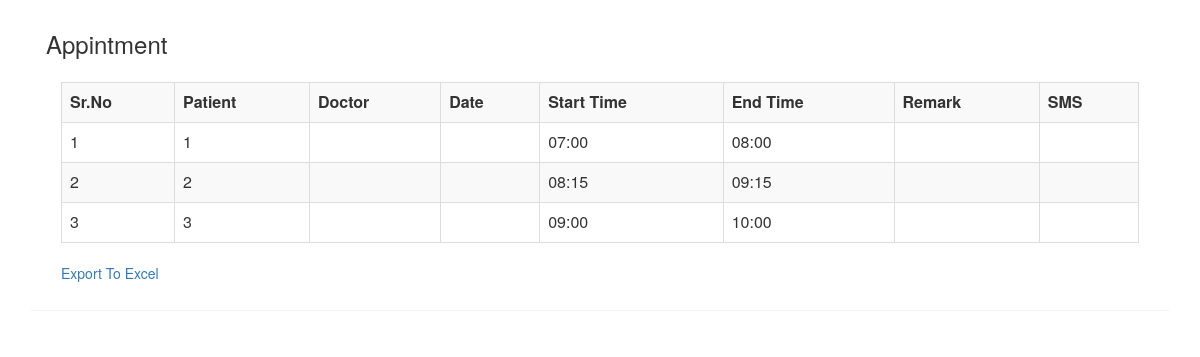
Before: /hms/dashboard/Appointment/exceallappointmentindex.php (signed in) with the older database file.
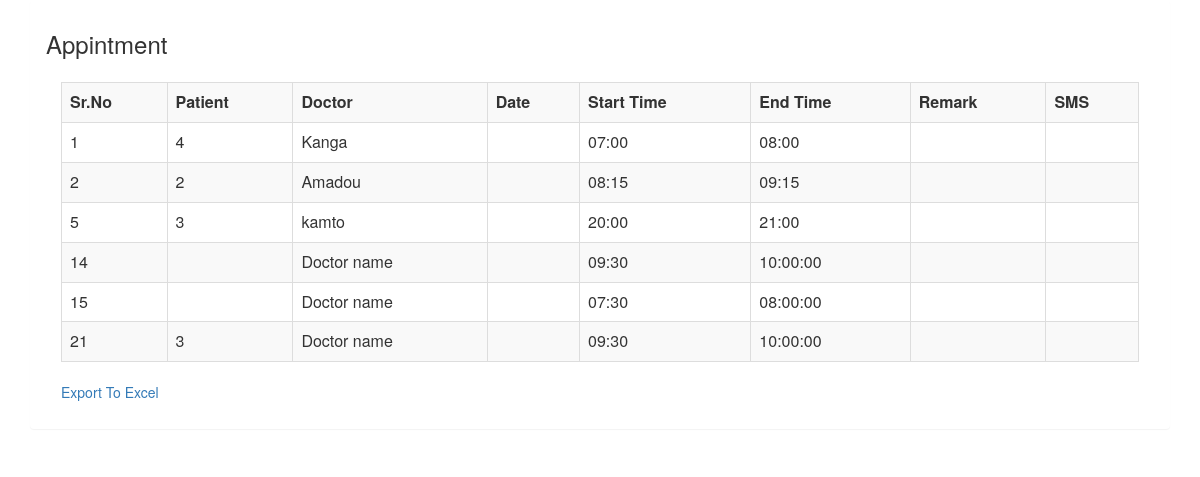
After: the same page with the newer database file.
### tables this page shows
CREATE TABLE IF NOT EXISTS `addappointment` (
  `id` int(20) NOT NULL AUTO_INCREMENT,
  `patient` varchar(25) DEFAULT NULL,
  `name` varchar(80) DEFAULT NULL,
  `phone` int(11) DEFAULT NULL,
  `email` varchar(100) DEFAULT NULL,
  `doctor` varchar(25) NOT NULL,
  `app_date` varchar(50) NOT NULL,
  `starttime` varchar(100) DEFAULT NULL,
  `endtime` varchar(100) DEFAULT NULL,
  `remark` varchar(255) DEFAULT NULL,
  `sms` enum('0','1') NOT NULL DEFAULT '0',
  `app_status` enum('upcoming','perceived','cancelled') NOT NULL DEFAULT 'upcoming',
  PRIMARY KEY (`id`)
);

### hms/dashboard/Appointment/exceallappointmentindex.php (the view, shortened to what this page needs)
<?php
include("../inc/connect.php") ;
$query=mysqli_query($db_connect, "SELECT * FROM addappointment")or die (mysqli_error($db_connect));
?>
<html>
<head>
<link rel="stylesheet" href="https://maxcdn.bootstrapcdn.com/bootstrap/3.3.7/css/bootstrap.min.css">
</head>
<body>
<div class="container">
  <div class="panel">
    <div class="panel-heading">
      <h3>Appintment</h3>
      <div class="panel-body">
        <table border="1" class="table table-bordered table-striped">
            <tr>
              <th>Sr.No</th>
              <th>Patient</th>
              <th>Doctor</th>
              <th>Date</th>
              <th>Start Time</th>
              <th>End Time</th>
              <th>Remark</th>
              <th>SMS</th>
            </tr>
          <?php
          while($row=mysqli_fetch_assoc($query)){
            echo '
            <tr>
              <td>'.$row["id"].'</td>
              <td>'.$row["patient"].'</td>
              <td>'.$row["doctor"].'</td>
              <td>'.$row["date"].'</td>
              <td>'.$row["starttime"].'</td>
              <td>'.$row["endtime"].'</td>
              <td>'.$row["remark "].'</td>
              <td>'.$row["sms "].'</td>
            </tr>
            ';
          }
          ?>
        </table>
        <a href="excelallappointment.php">Export To Excel</a>
      </div>
    </div>
  </div>
</div>
</body>
</html>

Changed rows visible on the page:
removed addappointment: id "3", patient "3", starttime "09:00", endtime "10:00"
changed addappointment id 1: patient "1" → "4"; doctor (not shown) → "Kanga"
changed addappointment id 2: doctor (not shown) → "Amadou"
added addappointment: id "5", patient "3", doctor "kamto", starttime "20:00", endtime "21:00"
added addappointment: id "14", doctor "Doctor name", starttime "09:30", endtime "10:00:00"
added addappointment: id "15", doctor "Doctor name", starttime "07:30", endtime "08:00:00"
added addappointment: id "21", patient "3", doctor "Doctor name", starttime "09:30", endtime "10:00:00"
